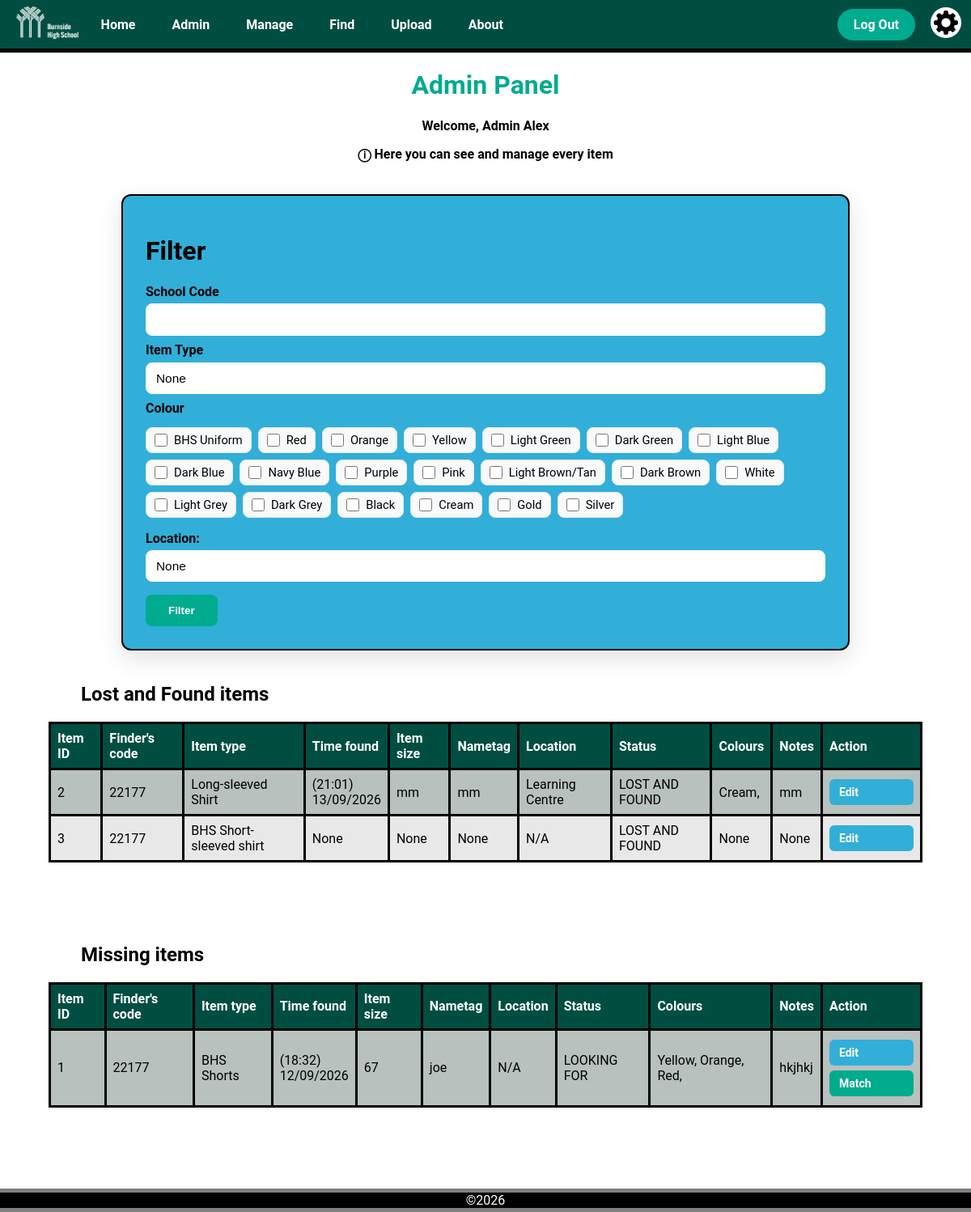
The page /admin (signed in) on the database its author committed.
### app.py (models this page shows, shortened)
class User(db.Model, UserMixin):
    __tablename__ = 'user'
    user_id = db.Column(db.Integer, primary_key=True)
    first_name = db.Column(db.String(50), nullable=False)
    last_name = db.Column(db.String(50), nullable=False)
    password = db.Column(db.String(128), nullable=False)
    school_code = db.Column(db.String(20), nullable=False, unique=True)
    clearance = db.Column(db.Integer, default=2)

class LostItem(db.Model):
    __tablename__ = 'lost_item'
    item_id = db.Column(db.Integer, primary_key=True)
    finder_id = db.Column(db.String(6), db.ForeignKey('user.user_id'))
    type_id = db.Column('item_type', db.Integer, db.ForeignKey('item_type.type_id'))
    time_found = db.Column(db.String(50))
    size = db.Column(db.String(50))
    nametag = db.Column(db.String(50))
    location = db.Column(db.Integer, db.ForeignKey('location.location_id'))
    status = db.Column(db.String(50))
    notes = db.Column(db.String(50))
    type = db.relationship('ItemType', backref='lost_items')
    place = db.relationship('Location', backref='lost_items')
    colours = db.relationship('Colour', secondary='lostitem_colour', backref='lost_items')
    @property
    def item_type(self):
        return self.type.name if self.type else None

class ItemType(db.Model):
    __tablename__ = 'item_type'
    type_id = db.Column(db.Integer, primary_key=True)
    name = db.Column(db.String(50))

class Location(db.Model):
    __tablename__ = 'location'
    location_id = db.Column(db.Integer, primary_key=True)
    name = db.Column(db.String(50))

class Colour(db.Model):
    __tablename__ = 'colour'
    colour_id = db.Column(db.Integer, primary_key=True)
    name = db.Column(db.String(50))

### app.py (the view, shortened to what this page needs)
@app.route('/admin', methods=['POST', 'GET'])
@login_required
def admin():
    if current_user.clearance > 1:   # Clearance check, Admins only
        return render_template('error.html',
                               title='Access Forbidden',
                               error_title='Forbidden',
                               error_message='You do not have permission to access this page')
    filters = []
    def get_items(status):
        return LostItem.query.filter(LostItem.status == status, *filters).all()
    lost_and_found_items = get_items('LOST AND FOUND')
    missing_items = get_items('LOOKING FOR')
    returned_items = get_items('RETURNED')
    recieved_items = get_items('FOUND')
    for item in lost_and_found_items + missing_items:
        item.colour_names = [colour.name for colour in item.colours]
    name = current_user.first_name
    return render_template('admin.html', title='Admin',
                           lost_and_found_items=lost_and_found_items,
                           missing_items=missing_items,
                           returned_items=returned_items,
                           recieved_items=recieved_items,
                           name=name)

### app.py (called while the page is built)
@login_manager.user_loader
def load_user(user_id):
    return User.query.get(int(user_id))

@app.context_processor
def inject_variables():
    return dict(show_footer=True,
                logged_in=current_user.is_authenticated,
                current_user_clearance=session.get('clearance'),
                min_time="2026-01-01T00:00",
                current_time=datetime.now().strftime("%Y-%m-%dT%H:%M")
                )

@app.before_request
def before_request():
    if request.endpoint in ['logout', 'static']:
        return
    if current_user.is_authenticated is True and current_user.clearance == 3:
        return render_template("error.html",
                               title="Forbidden",
                               error_title="Your account has been disabled",
                               error_message="Please contact an administrator")

### templates/admin.html (shortened to what this page needs)
{% extends "layout.html" %}
{% block content %}
<h1 class="title">
    Admin Panel
</h1>
<div class="info_text">
  <p>Welcome, Admin {{name}}</p>
  <p>ⓘ Here you can see and manage every item</p>
</div>
<form method="post" action="/admin">
    <div class="upload_form">
      <h1>Filter</h1>
        <h2 class="upload_form_subtitle">School Code</h2>
        <input class='upload_text_box' type="text" name="finder_id" maxlength="6">
        <h2 class="upload_form_subtitle">Item Type</h2>
        <select name="item_type" class="upload_type_dropdown">
            <option value="None">None</option>
        </select>
        <h2 class="upload_form_subtitle">Colour</h2>
        <fieldset class='upload_colour_selection'>
            <label>
                <input type="checkbox" name="colours[]" value="BHS Uniform"> BHS Uniform
            </label>
            <label>
                <input type="checkbox" name="colours[]" value="Red"> Red
            </label>
            <label>
                <input type="checkbox" name="colours[]" value="Orange"> Orange
            </label>
            <label>
                <input type="checkbox" name="colours[]" value="Yellow"> Yellow
            </label>
            <label>
                <input type="checkbox" name="colours[]" value="Light Green"> Light Green
            </label>
            <label>
                <input type="checkbox" name="colours[]" value="Dark Green"> Dark Green
            </label>
            <label>
                <input type="checkbox" name="colours[]" value="Light Blue"> Light Blue
            </label>
            <label>
                <input type="checkbox" name="colours[]" value="Dark Blue"> Dark Blue
            </label>
            <label>
                <input type="checkbox" name="colours[]" value="Navy Blue"> Navy Blue
            </label>
            <label>
                <input type="checkbox" name="colours[]" value="Purple"> Purple
            </label>
            <label>
                <input type="checkbox" name="colours[]" value="Pink"> Pink
            </label>
            <label>
                <input type="checkbox" name="colours[]" value="Light Brown/Tan"> Light Brown/Tan
            </label>
            <label>
                <input type="checkbox" name="colours[]" value="Dark Brown"> Dark Brown
            </label>
            <label>
                <input type="checkbox" name="colours[]" value="White"> White
            </label>
            <label>
                <input type="checkbox" name="colours[]" value="Light Grey"> Light Grey
            </label>
            <label>
                <input type="checkbox" name="colours[]" value="Dark Grey"> Dark Grey
            </label>
            <label>
                <input type="checkbox" name="colours[]" value="Black"> Black
            </label>
            <label>
                <input type="checkbox" name="colours[]" value="Cream"> Cream
            </label>
            <label>
                <input type="checkbox" name="colours[]" value="Gold"> Gold
            </label>
            <label>
                <input type="checkbox" name="colours[]" value="Silver"> Silver
            </label>
        </fieldset>
        <h2 class="upload_form_subtitle">Location:</h2>
        <select name="location" class="upload_type_dropdown">
            <option value="None">None</option>
        </select>
        <div class="upload_submit_button">
            <input type="submit" value="Filter">
        </div>
    </div>
</form>
<table class="item_info_table">
  <h2 class="sub_heading">Lost and Found items</h2>
    <tr>
      <th class="item_info_header">Item ID</th>
      <th class="item_info_header">Finder's code</th>
      <th class="item_info_header">Item type</th>
      <th class="item_info_header">Time found</th>
      <th class="item_info_header">Item size</th>
      <th class="item_info_header">Nametag</th>
      <th class="item_info_header">Location</th>
      <th class="item_info_header">Status</th>
      <th class="item_info_header">Colours</th>
      <th class="item_info_header">Notes</th>
      <th class="item_info_header">Action</th>
    </tr>
    {% for item in lost_and_found_items %}
    <tr class="item_info_row">
      <td>{{item.item_id}}</td>
      <td>{{item.finder_id}}</td>
      <td>{{item.item_type}}</td>
      <td>
        {% if item.time_found is not none %}
          ({{ item.time_found[11:16] }})<br>{{ item.time_found[8:10] }}/{{ item.time_found[5:7] }}/{{ item.time_found[0:4] }}
        {% else %}
          {{item.time_found}}
        {% endif %}
      </td>
      <td>{{item.size}}</td>
      <td>{{item.nametag}}</td>
      <td>{{item.place.name}}</td>
      <td>{{item.status}}</td>
      <td>
        {% if item.colour_names %}
            {% for colour in item.colour_names %}
              {{ colour }},
            {% endfor %}
        {% else %}
          None
        {% endif %}
      </td>
      <td>{{item.notes}}</td>
      <td class="edit_item_button"><a class="edit_button" href="/item/{{item.item_id}}">Edit</a></td>
    </tr>
    {% endfor %}
</table>
<table class="item_info_table">
    <h2 class="sub_heading">Missing items</h2>
    <tr>
      <th class="item_info_header">Item ID</th>
      <th class="item_info_header">Finder's code</th>
      <th class="item_info_header">Item type</th>
      <th class="item_info_header">Time found</th>
      <th class="item_info_header">Item size</th>
      <th class="item_info_header">Nametag</th>
      <th class="item_info_header">Location</th>
      <th class="item_info_header">Status</th>
      <th class="item_info_header">Colours</th>
      <th class="item_info_header">Notes</th>
      <th class="item_info_header">Action</th>
    </tr>
    {% for item in missing_items %}
    <tr class="item_info_row">
      <td>{{item.item_id}}</td>
      <td>{{item.finder_id}}</td>
      <td>{{item.item_type}}</td>
      <td>
        {% if item.time_found is not none %}
          ({{ item.time_found[11:16] }})<br>{{ item.time_found[8:10] }}/{{ item.time_found[5:7] }}/{{ item.time_found[0:4] }}
        {% else %}
          {{item.time_found}}
        {% endif %}
      </td>
      <td>{{item.size}}</td>
      <td>{{item.nametag}}</td>
      <td>{{item.place.name}}</td>
      <td>{{item.status}}</td>
      <td>
        {% if item.colour_names %}
          {% for colour in item.colour_names %}
            {{ colour }},
          {% endfor %}
        {% else %}
          None
        {% endif %}
      </td>
      <td>{{item.notes}}</td>
      <td class="edit_item_button">
        <a class="edit_button" href="/item/{{item.item_id}}">Edit</a>
          <br>
        <a class="match_button" href="/item/{{item.item_id}}/match">Match</a>
      </td>
    </tr>
    {% endfor %}
</table>
{% endblock %}

### static/css/style.css (style rules this page uses)
body { background-color: white; font-family: "Roboto", sans-serif; margin: 0; padding: 0; color: black; min-height: 100vh; display: flex; flex-direction: column; }
.title { text-align: center; color: var(--bhs_turquoise); }
:root { --bhs_dark_green: #004e42; --dark-emerald: #0b6e4fff; --bhs_turquoise: #00ab8e; --soft-fawn: #ddb771ff; --transition-time: 0.3s; }
.edit_item_button { text-align: center; vertical-align: middle; padding: 10px; }
.edit_item_button a { display: inline-block; width: 80px; padding: 8px 12px; margin: 3px 0; border-radius: 6px; text-decoration: none; font-size: 14px; font-weight: 600; transition: 0.2s ease; }
.match_button { background-color: var(--bhs_turquoise); color: white; }
.edit_button { background-color: rgb(49, 175, 217); color: white; }
.info_text { text-align: center; }
.info_text p { text-align: center; font-weight: bold; }
.sub_heading { text-align: left; color: black; margin-left: 100px; }
.item_info_table { border-collapse: collapse; width: 90%; margin: 0 auto 100px auto; text-align: left; color: black; border: 3px solid black; }
.item_info_table th { border: 3px solid black; text-align: left; padding: 8px; color: white; }
.item_info_table td { border: 3px solid black; text-align: left; padding: 8px; }
.item_info_header { background-color: var(--bhs_dark_green); }
.item_info_row:nth-child(odd) { background-color: rgb(233, 232, 232); }
.item_info_row:nth-child(even) { background-color: rgb(184, 193, 189); }
.upload_form { background-color: rgb(49, 175, 217); max-width: 900px; margin: 2.5rem auto; padding: 1.75rem; border-radius: 12px; box-shadow: 0 10px 30px rgba(2,6,23,0.12); border: 2px solid black; color: black; box-sizing: border-box; }
.upload_form h2.upload_form_subtitle { margin: 0.5rem 0 0.35rem 0; font-size: 1rem; color: black; font-weight: 700; }
.upload_type_dropdown, .upload_datetime, .upload_text_box, .upload_form input[type="text"] { width: 100%; padding: 10px 12px; border-radius: 8px; border: 1px solid white; background-color: white; box-sizing: border-box; font-size: 0.96rem; }
.upload_type_dropdown, .upload_datetime { appearance: none; cursor: pointer; }
.upload_colour_selection { display: flex; flex-wrap: wrap; gap: 0.5rem; padding: 0.5rem 0; border: none; margin: 0 0 0.5rem 0; cursor: pointer; }
.upload_colour_selection label { display: inline-flex; align-items: center; gap: 0.5rem; padding: 6px 10px; border-radius: 8px; background: #f7f9fb; border: 1px solid #e3e8ee; cursor: pointer; font-size: 0.92rem; }
.upload_colour_selection input[type="checkbox"] { margin: 0; width: 16px; height: 16px; accent-color: var(--bhs_turquoise); }
.upload_submit_button { display: flex; justify-content: flex-start; margin-top: 1rem; }
.upload_submit_button input { background-color: var(--bhs_turquoise); color: white; padding: 10px 26px; border-radius: 8px; border: 2px solid transparent; font-weight: 700; cursor: pointer; transition: var(--transition-time) ease; }

### rows shown on the page
User: first_name "Alex"
LostItem: item_id "2", finder_id "22177", item_type "Long-sleeved Shirt", time_found "21:01", time_found "13", time_found "09", time_found "2026", size "mm", nametag "mm", place.name "Learning Centre", status "LOST AND FOUND", notes "mm"
Colour: name "Cream"
LostItem: item_id "3", finder_id "22177", item_type "BHS Short-sleeved shirt", time_found "None", size "None", nametag "None", place.name "N/A", status "LOST AND FOUND", notes "None"
LostItem: item_id "1", finder_id "22177", item_type "BHS Shorts", time_found "18:32", time_found "12", time_found "09", time_found "2026", size "67", nametag "joe", place.name "N/A", status "LOOKING FOR", notes "hkjhkj"
Colour: name "Yellow"
Colour: name "Orange"
Colour: name "Red"
